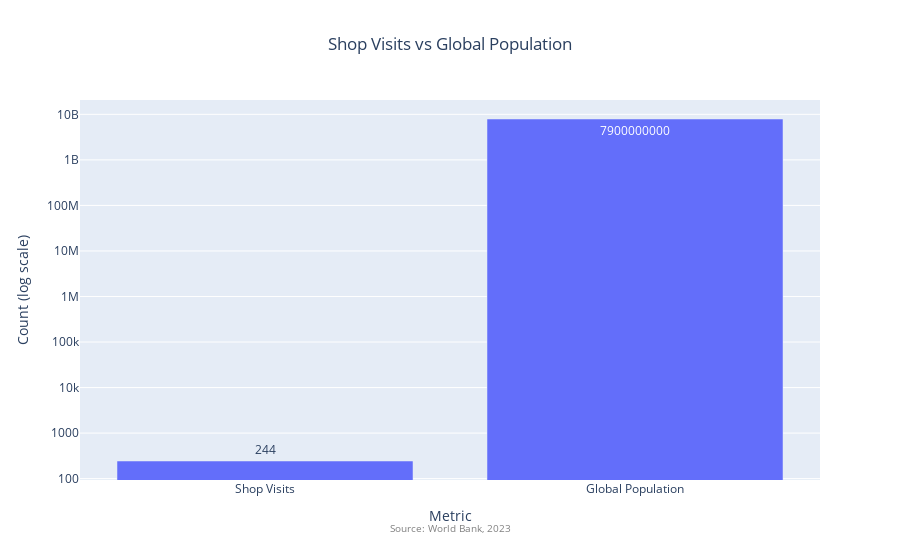

The notebook cell this image was saved under:
### Code cell
fig.show()

### Figure 1 — Plotly figure (JSON) as saved in the notebook; plotly's stock layout.template omitted (floating-point values rounded to 4 significant figures)
{"data": [{"hovertemplate": "Metric=%{x}<br>Count=%{text}<extra></extra>", "legendgroup": "", "marker": {"color": "#636efa", "pattern": {"shape": ""}}, "name": "", "orientation": "v", "showlegend": false, "text": [244.0, 7900000000.0], "textposition": "auto", "type": "bar", "x": ["Shop Visits", "Global Population"], "xaxis": "x", "y": [244, 7900000000], "yaxis": "y"}], "layout": {"annotations": [{"font": {"color": "gray", "size": 10}, "showarrow": false, "text": "Source: World Bank, 2023", "x": 0.5, "xref": "paper", "y": -0.15, "yref": "paper"}], "barmode": "relative", "legend": {"tracegroupgap": 0}, "title": {"text": "Shop Visits vs Global Population", "x": 0.5}, "uniformtext": {"minsize": 8, "mode": "hide"}, "xaxis": {"anchor": "y", "domain": [0, 1], "title": {"text": "Metric"}}, "yaxis": {"anchor": "x", "domain": [0, 1], "title": {"text": "Count (log scale)"}, "type": "log"}}}
